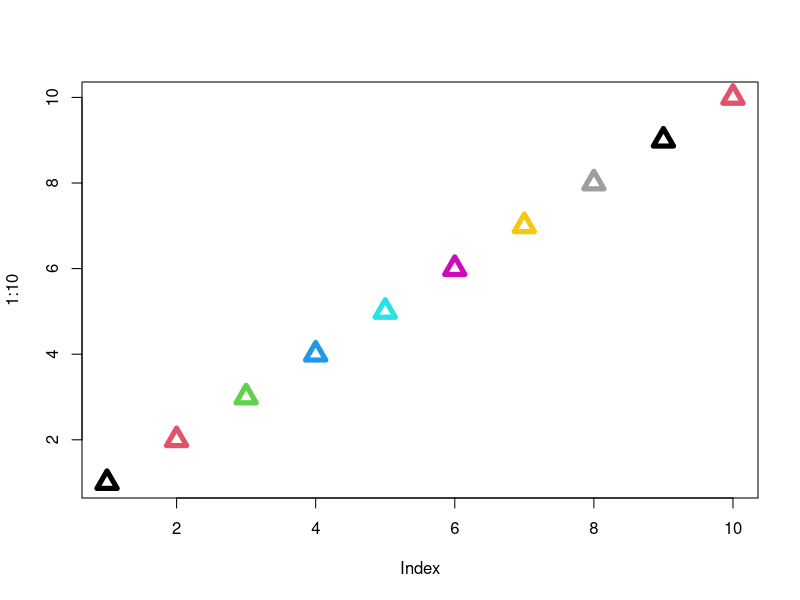

Recreate this plot in R.
# test GitHub

# load in libraries
library(data.table)

# do some calc
a = 1
b = 2
a + b

# create some other files
pdf("test figure 1.pdf")
  plot(1:10, pch = 2, col = 1:10, cex = 2, lwd=5)
dev.off()

# create a test file
testData <- data.table(matrix(1:100, 10, 10))
fwrite(testData, file = "test file 1.txt")
fwrite(testData, file = "test file 2.csv")
fwrite(testData, file = "test file 3.gz")

# first change to something
c = 1

# second change to something
d = 1

# third change to something
e = 1

# fourth change to something
f = 1

# fifth change to something
g = 1
